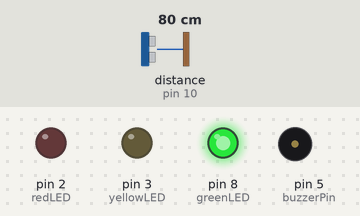
Bench run of a sketch on a simulated Arduino Uno, built with avr-gcc and run on an emulated ATmega328P. Shown: output pins drawn as LEDs (lit = HIGH), buzzer (waves = sounding, pin HIGH). Wiring (inferred from the names in the program): ultrasonic range finder: trigger pin 9; echo pin 10. The test bench sets the inputs (shaded band); at power-on: distance to the obstacle (sensor on pin 10) 80 cm. The echo pulse lasts 58.3 µs per cm; pins used as bus, display or sensor lines are not drawn.

Above: at 1.8 s.
1.9 s: distance to the obstacle (sensor on pin 10) set to 22 cm
3.4 s: distance to the obstacle (sensor on pin 10) set to 19 cm
At 4.3 s:
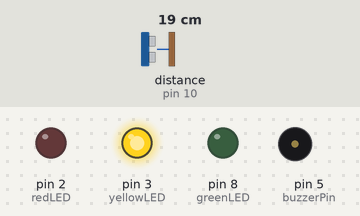
5.5 s: distance to the obstacle (sensor on pin 10) set to 13 cm
7.2 s: distance to the obstacle (sensor on pin 10) set to 10 cm
At 8.8 s:
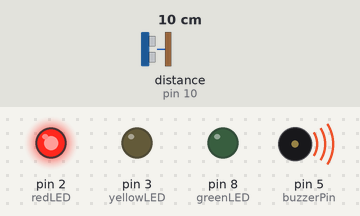
9.5 s: distance to the obstacle (sensor on pin 10) set to 18 cm
At 10.4 s:
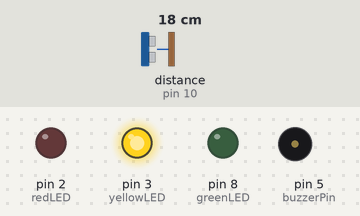
11.5 s: distance to the obstacle (sensor on pin 10) set to 2 cm
At 13.2 s:
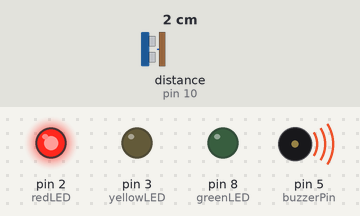
Timing chart, 0 to 14.5 s (numbered marks = the images above; inputs shaded):
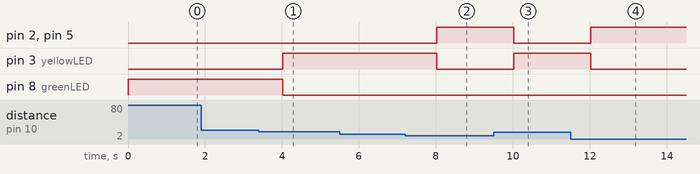

The sketch:

iot_assignment1.ino
```cpp
#define trigPin 9
#define echoPin 10
#define greenLED 8
#define yellowLED 3
#define redLED 2
#define buzzerPin 5

void setup() {
  pinMode(trigPin, OUTPUT);
  pinMode(echoPin, INPUT);
  pinMode(greenLED, OUTPUT);
  pinMode(yellowLED, OUTPUT);
  pinMode(redLED, OUTPUT);
  pinMode(buzzerPin, OUTPUT);
}

void loop() {
  long duration, distance;

  digitalWrite(trigPin, LOW);
  delayMicroseconds(2);
  digitalWrite(trigPin, HIGH);
  delayMicroseconds(10);
  digitalWrite(trigPin, LOW);


  duration = pulseIn(echoPin, HIGH);
  distance = (duration / 2) / 29.1;


  if (distance > 20) {
    digitalWrite(greenLED, HIGH);
    digitalWrite(yellowLED, LOW);
    digitalWrite(redLED, LOW);
    digitalWrite(buzzerPin, LOW);
  }
  else if (distance <= 20 && distance > 10) {
    digitalWrite(greenLED, LOW);
    digitalWrite(yellowLED, HIGH);
    digitalWrite(redLED, LOW);
    digitalWrite(buzzerPin, LOW);
  }
  else if (distance <= 10) {
    digitalWrite(greenLED, LOW);
    digitalWrite(yellowLED, LOW);
    digitalWrite(redLED, HIGH);
    digitalWrite(buzzerPin, HIGH);     }

  delay(1000);
}
```

Measured:
- the behaviour switches between 21 and 20 cm on distance to the obstacle (sensor on pin 10) (found by bisection; images 0 and 1)
- the behaviour switches between 12 and 11 cm on distance to the obstacle (sensor on pin 10) (found by bisection; images 1 and 2)
- after the input at 1.9 s, every drawn part: stays the same
- after the input at 3.4 s, pin 3 (yellowLED): LOW → HIGH after 0.62 s; pin 8 (greenLED): HIGH → LOW after 0.62 s
- after the input at 5.5 s, every drawn part: stays the same
- after the input at 7.2 s, pin 2 (redLED), pin 5 (buzzerPin): LOW → HIGH after 0.82 s; pin 3 (yellowLED): HIGH → LOW after 0.82 s
- after the input at 9.5 s, pin 2 (redLED), pin 5 (buzzerPin): HIGH → LOW after 0.52 s; pin 3 (yellowLED): LOW → HIGH after 0.52 s
- after the input at 11.5 s, pin 2 (redLED), pin 5 (buzzerPin): LOW → HIGH after 0.53 s; pin 3 (yellowLED): HIGH → LOW after 0.53 s
